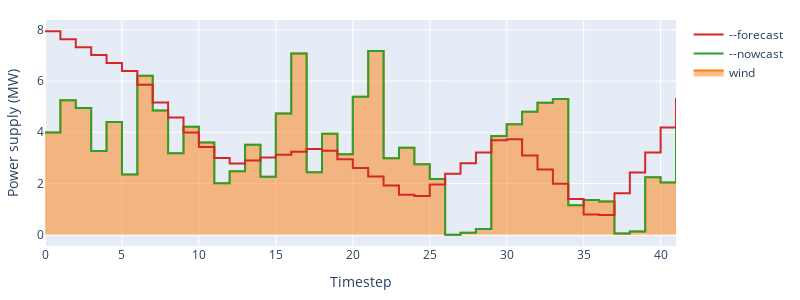

Notebook source saved alongside this figure:
### Code cell
plots.plotter="plotly"
fig=plots.plot_deviceprofile(mc,devs=['wind'],includeForecasts=True,includeOnOff=False,
                             filename=None)#outpath+"WT_opt.png")
fig.update_layout(
    margin=dict(l=20, r=20, t=20, b=20),width=800,height=300)
fig.show()

### Figure 1 — Plotly figure (JSON) as saved in the notebook; plotly's stock layout.template omitted (floating-point values rounded to 4 significant figures)
{"data": [{"legendgroup": "wind", "line": {"color": "rgb(255, 127, 14)", "shape": "hv"}, "name": "wind", "stackgroup": "P", "type": "scatter", "x": [0, 1, 2, 3, 4, 5, 6, 7, 8, 9, 10, 11, 12, 13, 14, 15, 16, 17, 18, 19, 20, 21, 22, 23, 24, 25, 26, 27, 28, 29, 30, 31, 32, 33, 34, 35, 36, 37, 38, 39, 40, 41], "xaxis": "x", "y": [3.99, 5.246, 4.952, 3.268, 4.402, 2.354, 6.211, 4.848, 3.179, 4.218, 3.6, 2.011, 2.483, 3.512, 2.264, 4.733, 7.072, 2.438, 3.947, 3.139, 5.384, 7.178, 2.984, 3.398, 2.754, 2.173, 0, 0.07864, 0.2244, 3.851, 4.31, 4.801, 5.157, 5.298, 1.153, 1.352, 1.3, 0.04629, 0.1282, 2.241, 2.035, 5.344], "yaxis": "y"}, {"legendgroup": "wind", "line": {"color": "rgb(44, 160, 44)", "shape": "hv"}, "name": "--nowcast", "type": "scatter", "x": [0, 1, 2, 3, 4, 5, 6, 7, 8, 9, 10, 11, 12, 13, 14, 15, 16, 17, 18, 19, 20, 21, 22, 23, 24, 25, 26, 27, 28, 29, 30, 31, 32, 33, 34, 35, 36, 37, 38, 39, 40, 41], "xaxis": "x", "y": [3.99, 5.246, 4.952, 3.268, 4.402, 2.354, 6.211, 4.848, 3.179, 4.218, 3.6, 2.011, 2.483, 3.512, 2.264, 4.733, 7.072, 2.438, 3.947, 3.139, 5.384, 7.178, 2.984, 3.398, 2.754, 2.173, 0, 0.07864, 0.2244, 3.851, 4.31, 4.801, 5.157, 5.298, 1.153, 1.352, 1.3, 0.04629, 0.1282, 2.241, 2.035, 5.344], "yaxis": "y"}, {"legendgroup": "wind", "line": {"color": "rgb(214, 39, 40)", "shape": "hv"}, "name": "--forecast", "type": "scatter", "x": [0, 1, 2, 3, 4, 5, 6, 7, 8, 9, 10, 11, 12, 13, 14, 15, 16, 17, 18, 19, 20, 21, 22, 23, 24, 25, 26, 27, 28, 29, 30, 31, 32, 33, 34, 35, 36, 37, 38, 39, 40, 41], "xaxis": "x", "y": [7.943, 7.634, 7.324, 7.015, 6.705, 6.395, 5.859, 5.165, 4.576, 3.986, 3.426, 2.991, 2.784, 2.897, 3.01, 3.124, 3.237, 3.35, 3.283, 2.945, 2.607, 2.269, 1.926, 1.557, 1.516, 1.964, 2.381, 2.794, 3.208, 3.689, 3.729, 3.097, 2.546, 1.991, 1.394, 0.7882, 0.7659, 1.619, 2.425, 3.206, 4.187, 5.289], "yaxis": "y"}], "layout": {"height": 300, "legend": {"traceorder": "reversed"}, "margin": {"b": 20, "l": 20, "r": 20, "t": 20}, "width": 800, "xaxis": {"anchor": "y", "autorange": true, "domain": [0, 1], "range": [0, 41], "title": {"text": "Timestep"}, "type": "linear"}, "yaxis": {"anchor": "x", "autorange": true, "domain": [0, 1], "range": [-0.4413, 8.384], "title": {"text": "Power supply (MW)"}, "type": "linear"}}}
